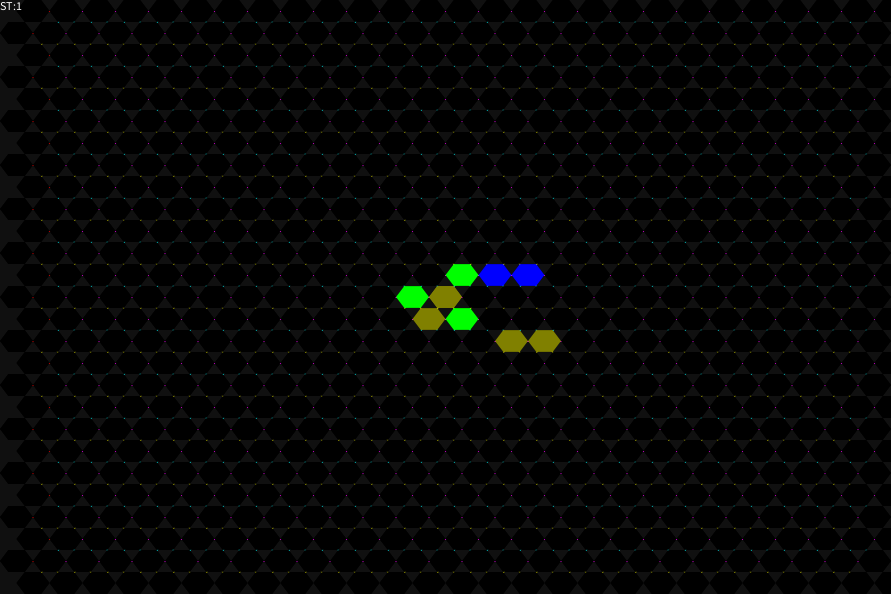
Frame 1 (no input)
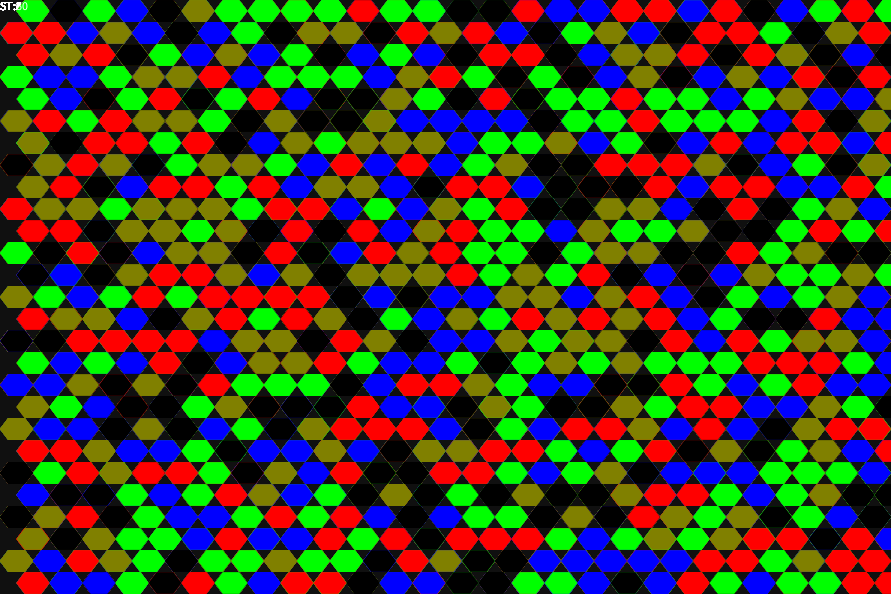
Frame 60 (the mouse pressed at the canvas centre just before this capture)
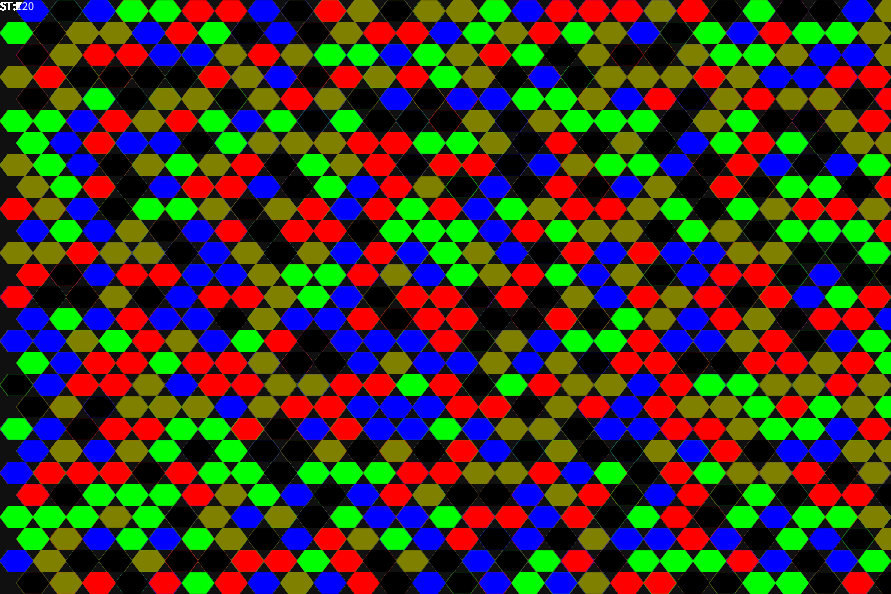
Frame 120 (the mouse held since frame 60 and released just before this capture)

The Processing sketch that drew these frames (run headless with seeded random() and noise(); from frame 60 on, the mouse is pressed at the canvas centre):

// Processing sketch: hexagonal
// ── hexagonal.pde
//Dwuwymiarowy, DETERMINISTYCZNY automat komórkowy - reguła "ZSUMUJ Z SĄSIADAMI I WEŹ MODULO". Kroki synchroniczne
// NA SIATCE Heksagonalnej
//========================
int WorldSize=27; //Ile chcemy elementów w linii?
float IDens=0.00; //Początkowa gęstość w tablicy (0 oznacza inicjację w środku)
int Div=5;

int[][] World=new int[WorldSize][WorldSize];

float CellSize=22; //Użyjemy możliwości podawania współrzędnych ekranu jako `float`

void settings() /// SPECJALNA FUNKCJA POZWALAJĄCA UŻYĆ WYRAŻENIA OKREŚLAJĄCEGO ROZMIARY OKNA ORAZ INNYCH USTAWIEŃ OKNA
{
   //noSmooth(); //Jeśli istnieje funkcja `settings()` to ta komenda musi być w niej i przed `size()`
   //Proporcje okna 3:2
   size(int(WorldSize*1.5*CellSize),int(WorldSize*CellSize) ); // Tu akurat parametry muszą być typu `int`
}

void setup() /// KLASYCZNY SETUP JEST URUCHAMIANY PO `settings()`
{
  background(16);
  initialize(); //Inicjalizacja świata
  visualize();  //pierwsza wizualizacja świata
  visualise_connections(); //wizualizacja połączeń/interakcji komórek
  frameRate(9);
}

void draw()
{
  if(frameCount<2) delay(1000*3/*n*/); //Na n-sekund stan początkowy
  change();     //zmiana świata
  visualize();  //kolejna wizualizacja świata
  fill(255);
  text("ST:"+frameCount,0,10);
}

void initialize() /// Inicjalizacja świata
{
  if(IDens>0)
  {
   for(int i=0;i<World.length;i++) //Zasiewanie tablicy
    for(int j=0;j<World.length;j++) 
     if(random(1.0)<IDens)
       World[i][j]=int(random(Div));
  }
  else
  {
    World[WorldSize/2][WorldSize/2]=int(random(Div)); //Tylko jedna zasiana na początek
  }
}

// hexagon(center x-coordinate, center y-coordinate, width, height)
// Źródło: https://forum.processing.org/two/discussion/21083/creating-a-simple-function-to-draw-a-hexagon.html
void hexagon(float x, float y, float gsX, float gsY) ///< "Narzędzie" do rysowania heksagonu
{  
  float sqrt3=sqrt(3);
  gsX/=4;
  gsY/=3.5;
  beginShape();
  vertex(x - gsX, y - sqrt3 * gsY);
  vertex(x + gsX, y - sqrt3 * gsY);
  vertex(x + 2 * gsX, y);
  vertex(x + gsX, y + sqrt3 * gsY);
  vertex(x - gsX, y + sqrt3 * gsY);
  vertex(x - 2 * gsX, y);
  endShape(CLOSE);
}

void visualize() /// Wizualizacja świata
{
  noStroke();
  for(int i=0;i<World.length;i++)
  for(int j=0;j<World.length;j++) 
  {
    switch(World[i][j]){ //Instrukcja wyboru pozwala nam wybrać dowolny kolor w zależności od liczby w komórce
    case 3:fill(128,128,0);break;
    case 2:fill(255,0,0);break;
    case 1:fill(0,0,255);break;
    case 0:fill(0,0,0);break;
    default: fill(0,255,0); //To się pojawiać nie powinno
    break;
    }
    
    //Użyjemy możliwości podawania współrzędnych ekranu jako `float`
    float offsetY=CellSize*0.5; //Połowa wysokości elipsy
    float offsetX=offsetY*1.5;  //Połowa szerokości elipsy
    float lineIsEven=(j%2==0?offsetX:0); //Co drugi wiersz będzie bardziej przesunięty!
    float X=offsetX+i*1.5*CellSize+lineIsEven;
    float Y=offsetY+j*CellSize;
    hexagon(X,Y,CellSize*1.5,CellSize);
    //ellipse(X,Y,CellSize*1.5,CellSize); //elipsy reprezentują komórki
    //stroke(255,255,0);point(X,Y);noStroke(); //Środki elips
  }
}

void visualise_connections() ///Wizualizacja połączeń w prawo i w dół
{
  for(int i=1;i<World.length-1;i++)
  for(int j=0;j<World.length-1;j++) 
  {    
    //Użyjemy możliwości podawania współrzędnych ekranu jako `float`
    float offsetY=CellSize*0.5; //Połowa wysokości elipsy
    float offsetX=offsetY*1.5;  //Połowa szerokości elipsy
    float X=offsetX+i*1.5*CellSize+(j%2==0?offsetX:0);
    float Y=offsetY+j*CellSize;
    
    int right = (i+1) % WorldSize;      
    int left  = (WorldSize+i-1) % WorldSize;
    int dw    = (j+1) % WorldSize;
    //int up    = (WorldSize+j-1) % WorldSize;
    int add   = (j%2==0 ?  right   //parzysty
                        :  left    //nieparzysty
                        );
    stroke(255,0,255);
    float X1=offsetX+right*1.5*CellSize+(j%2==0?offsetX:0);
    line(X,Y,X1,Y);
    
    if(i==1)
    {
       stroke(255,0,0);
       X1=offsetX+left*1.5*CellSize+(j%2==0?offsetX:0);
       line(X,Y,X1,Y);
    }
    
    // Inne kolor dla parzystych i nieparzystych wierszy
    if(j%2==0) stroke(0,255,255);
    else stroke(255,255,0);             
    
    //World[add][dw]
    float Y1=offsetY+dw*CellSize;
    X1=offsetX+i*1.5*CellSize+(dw%2==0?offsetX:0);
    line(X,Y,X1,Y1);
    //World[i][dw]
    X1=offsetX+add*1.5*CellSize+(dw%2==0?offsetX:0);
    line(X,Y,X1,Y1);
  }
}

void change() ///zmiana świata - tu asynchroniczna Monte Carlo
{
  for(int a=0;a<World.length*World.length;a++) //Tyle losowań ile komórek/agentów
  {
       //Losowanie komórki/agenta 
       int i=(int)random(World.length);
       int j=(int)random(World.length);
       
       //Reguła - "ZSUMUJ Z SĄSIADAMI I WEŹ MODULO"
       int right = (i+1) % WorldSize;      
       int left  = (WorldSize+i-1) % WorldSize; 
       int dw    = (j+1) % WorldSize;
       int up    = (WorldSize+j-1) % WorldSize;
       int add   = (j%2==0 ?  right   //wiersz parzysty dodatkowo bierze lewych sąsiadów z góry i dołu
                           :  left    //wiersz nieparzysty dodatkowo bierze prawych 
                           );
       int ile = World[i][j] //Żeby było jeszcze ciekawiej robimy regułę modulo
                 +World[left][j]
                 +World[right][j]
                 +World[i][up]
                 +World[add][up] // dodatkowy górny
                 +World[i][dw]  
                 +World[add][dw] // dodatkowy dolny
                 ; //suma siedmiu brana potem modulo `Div`
      
        World[i][j]=ile % Div; //Nowy stan zapisujemy do tablicy świata
   }
}

//-////////////////////////////////////////////////////////////////////////////////
// Autor: Wojciech T. Borkowski
// Materiały do podręcznika "Processing w edukacji i symulacji
// https://github.com/borkowsk/sym4processing/tree/master/ProcessingWEdukacji
//-////////////////////////////////////////////////////////////////////////////////
